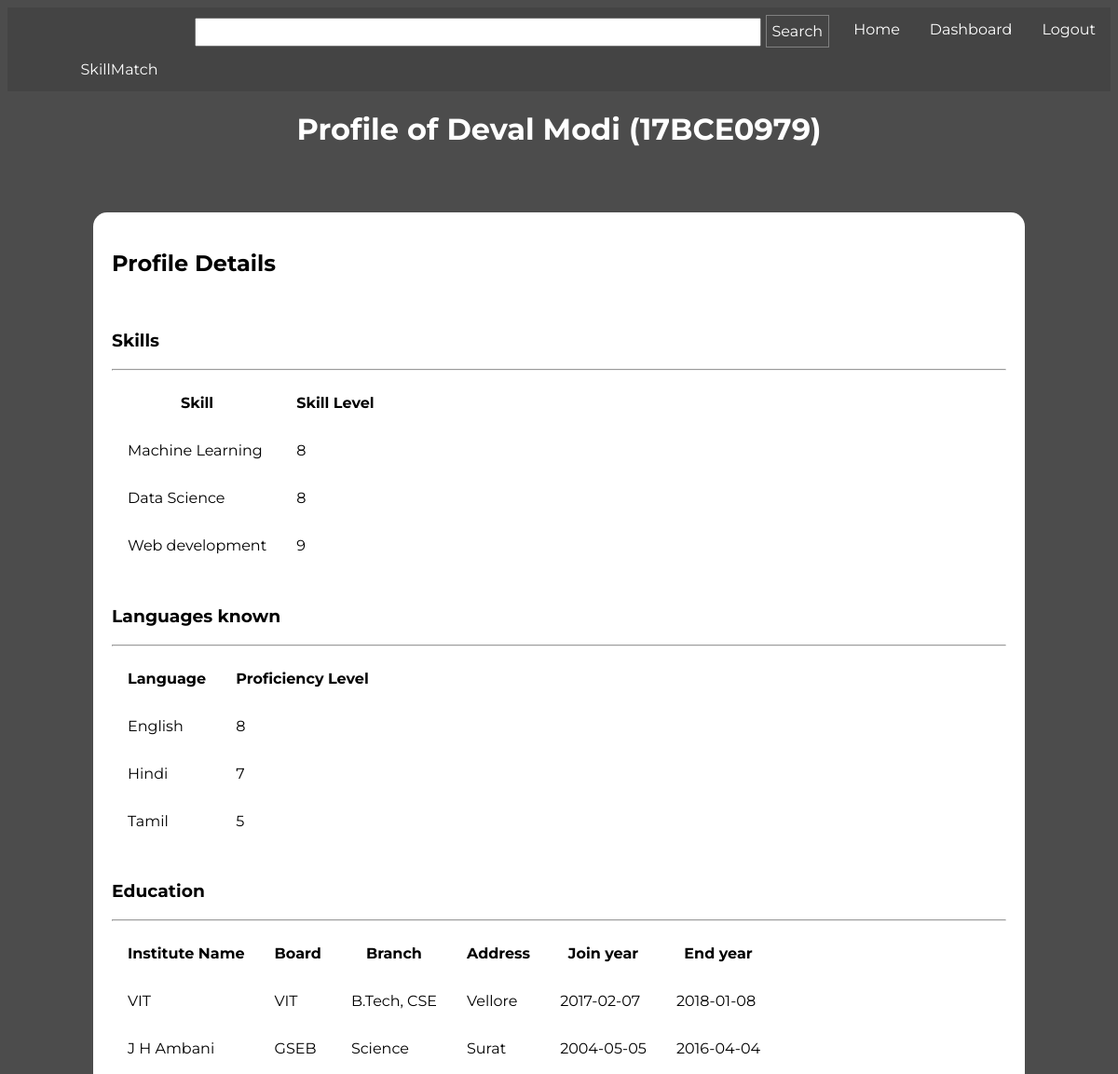
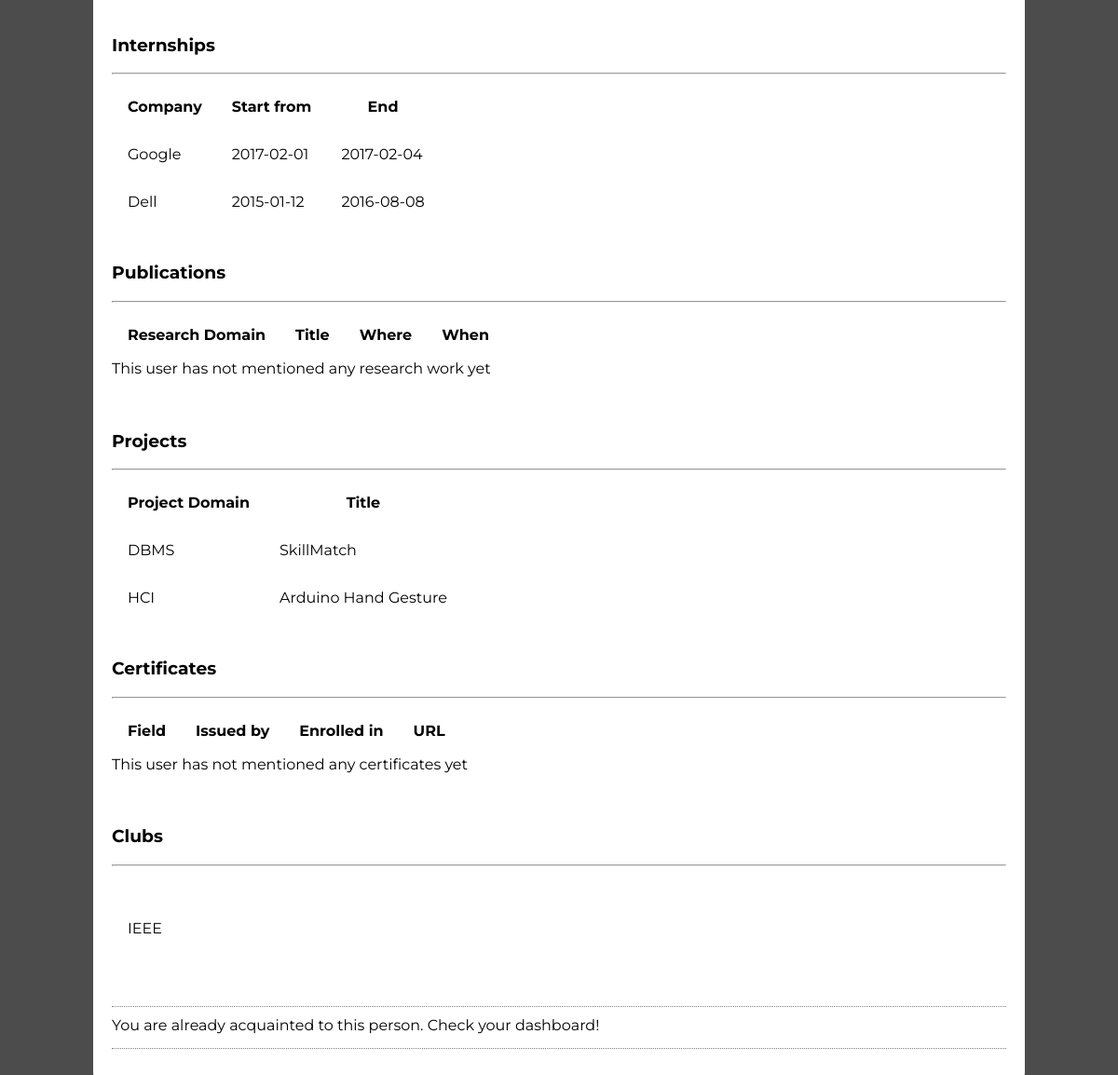
Page /search/profileshow.php?query=17BCE0979 (signed in) on the committed database (2 pictures, top to bottom).
### tables this page shows
CREATE TABLE `user_info` (
  `reg_no` varchar(9) NOT NULL,
  `email` varchar(100) DEFAULT NULL,
  `password` varchar(50) NOT NULL,
  `first_name` varchar(50) NOT NULL,
  `last_name` varchar(50) NOT NULL,
  `DOB` date NOT NULL,
  `phone` int(9) DEFAULT NULL,
  `city` varchar(100) DEFAULT NULL,
  `bio` text
);

CREATE TABLE `skills` (
  `skillid` int(11) NOT NULL,
  `reg_no` varchar(9) NOT NULL,
  `skillname` varchar(100) DEFAULT NULL,
  `skilllevel` int(1) DEFAULT NULL
);

CREATE TABLE `languages` (
  `languageID` int(11) NOT NULL,
  `reg_no` varchar(9) DEFAULT NULL,
  `language_name` varchar(50) DEFAULT NULL,
  `lang_level` int(1) DEFAULT NULL
);

CREATE TABLE `education` (
  `education_id` int(11) NOT NULL,
  `reg_no` varchar(9) DEFAULT NULL,
  `institute_name` varchar(100) DEFAULT NULL,
  `institute_board` varchar(10) DEFAULT NULL,
  `branch` varchar(100) DEFAULT NULL,
  `institute_address` varchar(100) DEFAULT NULL,
  `joined_year` date DEFAULT NULL,
  `end_year` date DEFAULT NULL
);

CREATE TABLE `internships` (
  `internship_id` int(11) NOT NULL,
  `recuitor` varchar(50) DEFAULT NULL,
  `istart` date DEFAULT NULL,
  `iend` date DEFAULT NULL,
  `reg_no` varchar(9) DEFAULT NULL
);

CREATE TABLE `projects` (
  `reg_no` varchar(9) DEFAULT NULL,
  `project_domain` varchar(100) DEFAULT NULL,
  `project_title` varchar(100) DEFAULT NULL,
  `projectid` int(11) NOT NULL
);

CREATE TABLE `clubs` (
  `reg_no` varchar(9) DEFAULT NULL,
  `club_id` int(11) NOT NULL,
  `club_name` varchar(100) DEFAULT NULL
);

### search/profileshow.php (the view, shortened to what this page needs)
<?php
	require('../includes/db.php');
?>
<!DOCTYPE html>
<html>
<head>
    <link href="../css/profileshow.css" rel="stylesheet" />
</head>
<body>
<?php
$regno = $_GET['query'];
$usrno = $_SESSION['username'];
$name = mysqli_query($con,"SELECT first_name,last_name from user_info where reg_no='$regno'");
$name = mysqli_fetch_array($name);
$fname = $name['first_name'];
$lname = $name['last_name'];
?>
    <nav>
        <ul>
            <li><a href="../logout/logout.php">Logout</a></li>
			<li><a href="../dashboard/dashboard.php">Dashboard</a></li>
			<li><a href="../home/home.php">Home</a></li>
            <li>
                <form name="searchForm" id="searchForm" action="../search/search.php" method="get">
                    <input type="text" name="query" id="searchInput" />
                    <input type="submit" value="Search" id="searchButton" />
                </form>
            </li>
            <li id="logo"><a href="../home/home.php">SkillMatch</a></li>
        </ul>
    </nav>
    <header>
        <h1>Profile of <?php echo $fname." ".$lname." (".$regno.")"; ?></h1></header>
    <section class="profile">
        <article id="profileDetails">
            <h2>Profile Details</h2>
			<br>
            <h3>Skills</h3>
            <hr>
            <table>
                <thead>
                    <th>Skill</th>
                    <th>Skill Level</th>
                </thead>
<?php
$result = mysqli_query($con,"SELECT skillname, skilllevel FROM skills WHERE reg_no='$regno'");
if(mysqli_num_rows($result)){
while($row = mysqli_fetch_array($result))
{
echo "<tr>";
echo "<td>" . $row['skillname'] . "</td>";
echo "<td>" . $row['skilllevel'] . "</td>";
echo "</tr>";
}
echo "</table>";
}
else{
    echo "</table>";
    echo "This user has not mentioned any skills yet";
    echo "<br><br>";
}
?>
<br>
<h3>Languages known</h3>
            <hr>
            <table>
                <thead>
                    <th>Language</th>
                    <th>Proficiency Level</th>
                </thead>
<?php
$rl = mysqli_query($con,"SELECT language_name, lang_level FROM languages WHERE reg_no='$regno'");
if(mysqli_num_rows($rl)){
while($row = mysqli_fetch_array($rl))
{
echo "<tr>";
echo "<td>" . $row['language_name'] . "</td>";
echo "<td>" . $row['lang_level'] . "</td>";
echo "</tr>";
}
echo "</table>";
}
else{
    echo "</table>";
    echo "This user has not mentioned any languages yet";
    echo "<br><br>";
}
?>
<br>
 <h3>Education</h3>
            <hr>
            <table>
                <thead>
                    <th>Institute Name</th>
                    <th>Board</th>
                    <th>Branch</th>
                    <th>Address</th>
                    <th>Join year</th>
                    <th>End year</th>
                </thead>
<?php
$redu = mysqli_query($con,"SELECT institute_name, institute_board, branch, institute_address, joined_year, end_year FROM education WHERE reg_no='$regno'");
if(mysqli_num_rows($redu)){
    while($row = mysqli_fetch_array($redu))
    {
    echo "<tr>";
    echo "<td>" . $row['institute_name'] . "</td>";
    echo "<td>" . $row['institute_board'] . "</td>";
    echo "<td>" . $row['branch'] . "</td>";
    echo "<td>" . $row['institute_address'] . "</td>";
    echo "<td>" . $row['joined_year'] . "</td>";
    echo "<td>" . $row['end_year'] . "</td>";
    echo "</tr>";
    }
    echo "</table>";
}
else{
    echo "</table>";
    echo "This user has not mentioned any educational institutions yet";
    echo "<br><br>";
}
?>
<br>
<h3>Internships</h3>
            <hr>
            <table>
                <thead>
                    <th>Company</th>
                    <th>Start from</th>
                    <th>End</th>
                </thead>
<?php
$rint = mysqli_query($con,"SELECT recuitor, istart, iend FROM internships WHERE reg_no='$regno'");
if(mysqli_num_rows($rint)){
    while($row = mysqli_fetch_array($rint))
    {
    echo "<tr>";
    echo "<td>" . $row['recuitor'] . "</td>";
    echo "<td>" . $row['istart'] . "</td>";
    echo "<td>" . $row['iend'] . "</td>";
    echo "</tr>";
    }
    echo "</table>";
}
else{
    echo "</table>";
    echo "This user has not mentioned any internships yet";
    echo "<br><br>";
}
?>
<br>
<h3>Publications</h3>
            <hr>
            <table>
                <thead>
                    <th>Research Domain</th>
                    <th>Title</th>
                    <th>Where</th>
                    <th>When</th>
                </thead>
<?php
$rpub = mysqli_query($con,"SELECT publication_domain, publication_title, published_in, pub_year FROM publications WHERE reg_no='$regno'");
if(mysqli_num_rows($rpub)){
while($row = mysqli_fetch_array($rpub))
{
    echo "<tr>";
    echo "<td>" . $row['publication_domain'] . "</td>";
    echo "<td>" . $row['publication_title'] . "</td>";
    echo "<td>" . $row['published_in'] . "</td>";
    echo "<td>" . $row['pub_year'] . "</td>";
    echo "</tr>";
}
echo "</table>";
}
else{
    echo "</table>";
    echo "This user has not mentioned any research work yet";
    echo "<br><br>";
}
?>
<br>
<h3>Projects</h3>
            <hr>
            <table>
                <thead>
                    <th>Project Domain</th>
                    <th>Title</th>
                </thead>
<?php
$rproj = mysqli_query($con,"SELECT project_domain, project_title FROM projects WHERE reg_no='$regno'");
if(mysqli_num_rows($rproj)){
    while($row = mysqli_fetch_array($rproj))
    {
    echo "<tr>";
    echo "<td>" . $row['project_domain'] . "</td>";
    echo "<td>" . $row['project_title'] . "</td>";
    echo "</tr>";
    }
    echo "</table>";
}
else{
    echo "</table>";
    echo "This user has not mentioned any projects yet";
    echo "<br><br>";
}
?>
<br>
<h3>Certificates</h3>
            <hr>
            <table>
                <thead>
                    <th>Field</th>
                    <th>Issued by</th>
                    <th>Enrolled in</th>
                    <th>URL</th>
                </thead>
<?php
$rcer = mysqli_query($con,"SELECT certificate_field, issued_by, certified_year, certificate_URL FROM certificate WHERE reg_no='$regno'");
if(mysqli_num_rows($rcer)){
    while($row = mysqli_fetch_array($rcer))
    {
    echo "<tr>";
    echo "<td>" . $row['certificate_field'] . "</td>";
    echo "<td>" . $row['issued_by'] . "</td>";
    echo "<td>" . $row['certified_year'] . "</td>";
    echo "<td>" . $row['certificate_URL'] . "</td>";
    echo "</tr>";
    }
    echo "</table>";
}
else{
    echo "</table>";
    echo "This user has not mentioned any certificates yet";
    echo "<br><br>";
}
?>
<br>
<h3>Clubs</h3>
            <hr>
            <table>
                <thead>
                    <th></th>
                </thead>
<?php
$rclub = mysqli_query($con,"SELECT club_name FROM clubs WHERE reg_no='$regno'");
if(mysqli_num_rows($rclub))
{
    while($row = mysqli_fetch_array($rclub))
    {
    echo "<tr>";
    echo "<td>" . $row['club_name'] . "</td>";
    echo "</tr>";
    }
    echo "</table>";
}
else{
    echo "</table>";
    echo "This user has not mentioned any clubs yet";
    echo "<br><br>";
}
?>
<br>
<br>
            <br>
        </article>
        <article id="contactReq">
            <?php
			if($regno==$usrno) echo "You cannot send a contact request to yourself.";
			else{
            $isAcquaintQ = "SELECT * from contact where accept = 1 and ((senderID='$usrno' and receiverID='$regno') OR (senderID='$regno' and receiverID='$usrno')) ";
            $isAquaintRows = mysqli_query($con,$isAcquaintQ) or die("There was an error verifying your acquaintance status");
            if(mysqli_num_rows($isAquaintRows)==0)
			echo "<form action=\"\" method=\"POST\"><button name=\"contactreg\" id=\"makeRequest\" type=\"submit\" value=\"$regno\">Request contact details</button></form>";
            else{
                echo "You are already acquainted to this person. Check your dashboard!";
            }
			}
			?>
        </article>
    </section>
</body>
</html>

### css/profileshow.css (style rules this page uses)
* { font-family: 'Montserrat', sans-serif; }
html { min-height:100%; background:linear-gradient(0deg,rgba(0,0,0,0.7),rgba(0,0,0,0.7)),url("../img/back5.jpg"); background-size:cover; color:white; }
nav { position: sticky; top:0px; left: 0px; z-index: 1; }
nav ul { list-style-type: none; margin: 0; padding: 0; overflow: hidden; background-color: #444; }
nav li { float: right; }
nav li a { display: block; color: white; text-align: center; padding: 14px 16px; text-decoration: none; }
nav form { padding-top: 8px; position: relative; right: 10px; }
#searchInput { color: black; width: 50vw; height: 25px; }
#searchButton { border: 1px solid grey; font-size:16px; height: 35px; color:white; background:#444; }
#logo { float: left; width: 20vw; }
header { text-align: center; }
.profile { color: black; border-radius: 15px; width: 80vw; position: relative; top:6vh; margin:auto; background: white; padding: 10px 20px 40px 20px; }
.profile article { border-bottom:1px dotted grey; padding-top: 10px; }
#profileDetails td,#profileDetails th { padding: 15px; }
#contactReq { padding-bottom: 15px; }

### rows in the picture
user_info: first_name "Deval", last_name "Modi"
skills: skillname "Machine Learning", skilllevel "8"
skills: skillname "Data Science", skilllevel "8"
skills: skillname "Web development", skilllevel "9"
languages: language_name "English", lang_level "8"
languages: language_name "Hindi", lang_level "7"
languages: language_name "Tamil", lang_level "5"
education: institute_name "VIT", institute_board "VIT", branch "B.Tech, CSE", institute_address "Vellore", joined_year "2017-02-07", end_year "2018-01-08"
education: institute_name "J H Ambani", institute_board "GSEB", branch "Science", institute_address "Surat", joined_year "2004-05-05", end_year "2016-04-04"
internships: recuitor "Google", istart "2017-02-01", iend "2017-02-04"
internships: recuitor "Dell", istart "2015-01-12", iend "2016-08-08"
projects: project_domain "DBMS", project_title "SkillMatch"
projects: project_domain "HCI", project_title "Arduino Hand Gesture"
clubs: club_name "IEEE"

### other values in the picture
$regno "17BCE0979"
